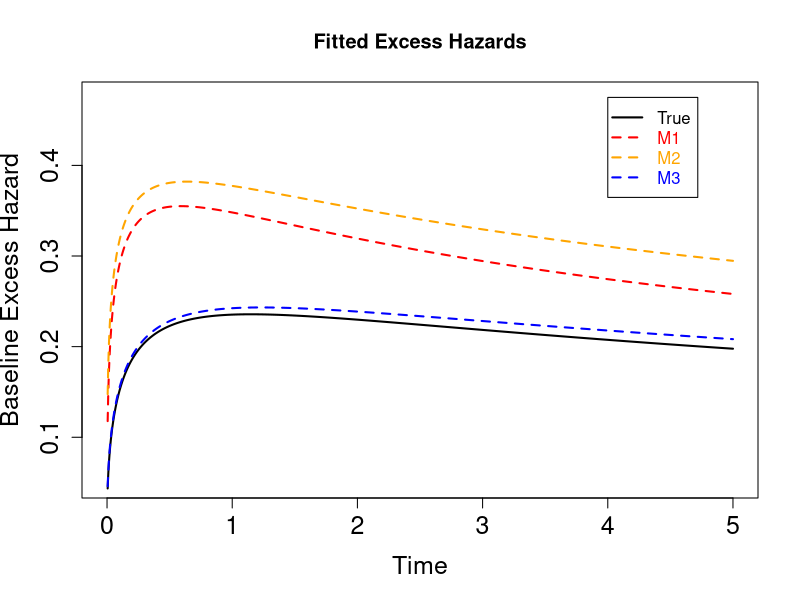

Generate this figure with R:
###########################################################################################################################
# R code associated to the paper 
# "On models for the estimation of the excess mortality hazard in case of insufficiently stratified life tables"
# See also: http://rpubs.com/FJRubio/FGH
###########################################################################################################################

rm(list=ls())

# Required packages
library(numDeriv)
library(knitr)
library(compiler)

# Exponentiated Weibull Distribution
# Hazard
hexpw <- function(t,lambda,kappa,alpha){
  pdf0 <-  alpha*dweibull(t,scale=lambda,shape=kappa)*pweibull(t,scale=lambda,shape=kappa)^(alpha-1) 
  cdf0 <- pweibull(t,scale=lambda,shape=kappa)^alpha
  cdf0 <- ifelse(cdf0==1,0.9999999,cdf0)
  return(pdf0/(1-cdf0))
}                                                                                      

# Cumulative hazard
Hexpw <- function(t,lambda,kappa,alpha,log.p=FALSE){
  cdf <- pweibull(t,scale=lambda,shape=kappa)^alpha  
  return(-log(1-cdf))
} 

###########################################################################################
# Function to calculate the normal confidence intervals
# The parameters indicated with "index" are transformed to the real line using log()
###########################################################################################
# FUN   : minus log-likelihood function to be used to calculate the confidence intervals
# MLE   : maximum likelihood estimator of the parameters of interest
# level : confidence level
# index : position of the positive parameters under the original parameterisation

Conf.Int <- function(FUN,MLE,level=0.95){
  sd.int <- abs(qnorm(0.5*(1-level)))
  HESS <- hessian(FUN,x=MLE)
  Fisher.Info <- solve(HESS, tol = 1e-18)
  Sigma <- sqrt(diag(Fisher.Info))
  U<- MLE + sd.int*Sigma
  L<- MLE - sd.int*Sigma
  C.I <- cbind(L,U,MLE, Sigma)
  rownames(C.I)<- paste0("par", seq_along(1:length(MLE)))
  colnames(C.I)<- c("Lower","Upper","Transf MLE", "Std. Error")
  return(C.I)
}

# Reading the simulated data (available at: https://sites.google.com/site/fjavierrubio67/dataFGH.txt)
dat <- read.table("dataFGH.txt", header = FALSE)

# Difference of cumulative hazards
Hp.diff.new <- as.vector(dat[,5])

# Variables used in the modelling
hp.as = as.vector(dat[,4])  # expected rates
ind.cens = as.vector(dat[,6])  # censoring status: 0-alive, 1-dead
surv.time = as.vector(dat[,7]) # survival times
x2 = as.matrix(dat[,1:3]) # design matrix
colnames(x2) <- c("agec","sex","TTT") # names of the covariates
dim.x22 <- dim(x2)[2]

##  Model M1: Classical Model

log.likewG <- cmpfun(function(par){
  if(anyNA(par)) return(Inf)
  ae0 <- exp(par[1]); be0 <- exp(par[2]); ce0=exp(par[3]); beta0 <- par[4:(4+dim(x2)[2]-1)]; beta1 <- tail(par,n = dim(x2)[2]);
  exp.x.beta0 <- exp(x2%*%beta0)
  exp.x.beta1 <- exp(x2%*%beta1)
  exp.x.dif <- exp(x2%*%(beta1-beta0))
  haz0 <- hp.as + hexpw(surv.time*exp.x.beta0,ae0,be0,ce0)*exp.x.beta1
  CH0 <- Hexpw(surv.time*exp.x.beta0,ae0,be0,ce0)*exp.x.dif + Hp.diff.new
  if(anyNA(CH0)) return(Inf)
  if(anyNA(haz0)) return(Inf)
  else  val <- - ind.cens*log(haz0) + CH0
  return(sum(val))
})

#----------------------------------------------------------------------------------------------------
# nlminb within Coordinate Descent algorithm
# Used to calculate a better initial point
#----------------------------------------------------------------------------------------------------

NCD <- 1 # Number of coordinate descent iterations

init.cd <- c(0,0,0.5,rep(0,3),rep(0,3)) # initial point for coordinate descent

for(j in 1:NCD){
  #print(j)
  for(i in 1:length(init.cd)){
    tempf <- Vectorize(function(par){
      val <- replace(init.cd, i, par)
      return(log.likewG(val))
    })
    
    new.val <- nlminb(init.cd[i],tempf)$par
    init.cd <- replace(init.cd, i,  new.val )
  }}  


#---------------------------------------------------------------------------------------------------- 
# Optimisation

if(any(is.na(init.cd))) {
  initG <- c(0,0,0.5,rep(0,3),rep(0,3))}  else initG <- init.cd

OPTEWG1 <- nlminb(initG, log.likewG,control=list(iter.max=10000))
OPTEWG2 <- optim(initG, log.likewG,control=list(maxit=10000))

if(OPTEWG1$objective <=  OPTEWG2$value){
  MLEEWG <- c(exp(OPTEWG1$par[1:3]),OPTEWG1$par[-c(1:3)])
  AICEWG <- 2*OPTEWG1$objective + 2*length(MLEEWG)
}

if(OPTEWG1$objective >  OPTEWG2$value){
  MLEEWG <- c(exp(OPTEWG2$par[1:3]),OPTEWG2$par[-c(1:3)])
  AICEWG <- 2*OPTEWG2$value + 2*length(MLEEWG)
}

# MLE
kable(MLEEWG)

# Confidence interval (the parameters of the Exponentiated Weibull baseline hazard are in the log-scale)
CI <- Conf.Int(log.likewG,c(log(MLEEWG[1:3]),MLEEWG[-c(1,2,3)]),level=0.95)
kable(CI)


## Model M2: Single parameter correction

log.likEWC = function(par){
  if(any(is.na(par))) return(Inf)
  alpha <- exp(par[1]); ae0 <- exp(par[2]); be0 <- exp(par[3]); ce0 <- exp(par[4]); beta0 <- par[5:(5+dim(x2)[2]-1)]; beta1 <- tail(par,n = dim(x2)[2]);
  exp.x.beta0 <- exp(x2%*%beta0)
  exp.x.beta1 <- exp(x2%*%beta1)
  exp.x.dif <- exp(x2%*%(beta1-beta0))
  lhaz0= log(alpha*hp.as + hexpw(surv.time*exp.x.beta0,ae0,be0,ce0)*exp.x.beta1)
  lSurv0 = -alpha*(Hp.diff.new) -Hexpw(surv.time*exp.x.beta0,ae0,be0,ce0)*exp.x.dif
  val = sum(- ind.cens*lhaz0 -lSurv0)
  ifelse(is.na(val),return(Inf),return(val))
}

# Optimisation
initC <- c(log(3),log(MLEEWG[c(1,2,3)]),MLEEWG[-c(1,2,3)])
OPTC1 = nlminb(initC,log.likEWC,control=list(iter.max=10000))
OPTC2 = optim(initC,log.likEWC,control=list(maxit=10000))

if(OPTC1$objective <=  OPTC2$value){
  MLEC <- c(exp(OPTC1$par[1:4]),OPTC1$par[-c(1:4)])
  AICC <- 2*OPTC1$objective + 2*length(MLEC)
}

if(OPTC1$objective >  OPTC2$value){
  MLEC <- c(exp(OPTC2$par[1:4]),OPTC2$par[-c(1:4)])
  AICC <- 2*OPTC2$value + 2*length(MLEC)
}

# MLE
kable(MLEC)

# Confidence interval
CIC <- Conf.Int(log.likEWC,c(log(MLEC[1:4]),MLEC[-c(1:4)]),level=0.95)
kable(CIC)


## Model M3: Frailty Model

log.lik.E = function(par){
  if(any(is.na(par))) return(Inf)
  theta = exp(par[1]); kappa = exp(par[2])/exp(par[1]); ae0 = exp(par[3]); be0 = exp(par[4]); ce0 <- exp(par[5]);
  beta0 <- par[6:(6+dim(x2)[2]-1)]; beta1 <- tail(par,n = dim(x2)[2]);
  exp.x.beta0 <- exp(x2%*%beta0)
  exp.x.beta1 <- exp(x2%*%beta1)
  exp.x.dif <- exp(x2%*%(beta1-beta0))
  haz0= kappa*theta*hp.as/(1+theta*Hp.diff.new) + hexpw(surv.time*exp.x.beta0,ae0,be0,ce0)*exp.x.beta1
  log.Surv0 = -Hexpw(surv.time*exp.x.beta0,ae0,be0,ce0)*exp.x.dif - kappa*log(1+theta*Hp.diff.new)
  val = sum(- ind.cens*log(haz0) - log.Surv0)
  ifelse(is.na(val),return(Inf),return(val))
}

# Optimisation step
initE <- c(log(10),log(6.5),log(MLEEWG[c(1,2,3)]),MLEEWG[-c(1,2,3)])
OPTE1 = nlminb(initE,log.lik.E,control=list(iter.max=10000))
OPTE2 = optim(initE,log.lik.E,control=list(maxit=10000))

if(OPTE1$objective <=  OPTE2$value){
  MLEE <- c(exp(OPTE1$par[1:5]),OPTE1$par[-c(1:5)])
  AICE <- 2*OPTE1$objective + 2*length(MLEE)
}

if(OPTE1$objective >  OPTE2$value){
  MLEE <- c(exp(OPTE2$par[1:5]),OPTE2$par[-c(1:5)])
  AICE <- 2*OPTE2$value + 2*length(MLEE)
}

# MLE
kable(MLEE)

# Confidence interval
CIE <- Conf.Int(log.lik.E,c(log(MLEE[1:5]),MLEE[-c(1:5)]),level=0.95)
kable(CIE)



## Comparison of the models

# True values of the parameters
beta1 <- c(0.1,0.1,0.1)
beta2 <- c(0.05,0.2,0.25)
ae <- 1.75; be <- 0.6; ce <- 2.5;

# Comparison with the MLEs
MLES <- cbind(c(NA,NA,MLEEWG), c(NA,MLEC), MLEE, c(10,6.5,ae,be,ce,beta1,beta2))
colnames(MLES) <- c("M1", "M2", "M3", "True")
kable(MLES, digits = 2)

# Comparison using AIC
AICS <- cbind( c("M1", "M2", "M3"), round(c(AICEWG, AICC, AICE),2))
kable(AICS, col.names = c("Model", "AIC"))

# Comparison of the fitted excess baseline hazards
true.haz <- Vectorize(function(t) hexpw(t,ae,be,ce))
fit1 <- Vectorize(function(t) hexpw(t, MLEEWG[1], MLEEWG[2], MLEEWG[3]))
fit2 <- Vectorize(function(t) hexpw(t, MLEC[2], MLEC[3], MLEC[4]))
fit3 <- Vectorize(function(t) hexpw(t, MLEE[3], MLEE[4], MLEE[5]))

curve(true.haz, 0, 5, lwd = 2, xlab = "Time", ylab ="Baseline Excess Hazard", main = "Fitted Excess Hazards",
      cex.axis = 1.5, cex.lab = 1.5, ylim= c(0.05,0.475), n = 1000)
curve(fit1, 0, 5, lwd = 2, lty = 2, col = "red",add = T, n = 1000)
curve(fit2, 0, 5, lwd = 2, lty = 2, col = "orange",add = T, n = 1000)
curve(fit3, 0, 5, lwd = 2, lty = 2, col = "blue",add = T, n = 1000)
legend(4,0.475, c("True","M1","M2","M3"),
       text.col = c("black","red","orange","blue"), col = c("black", "red", "orange", "blue"), lty = c(1, 2, 2, 2), lwd=2,
       merge = TRUE, bg = "white")
